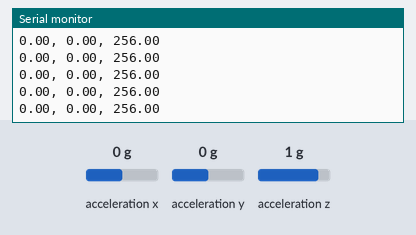
The sketch below on a simulated Arduino Uno, built with avr-gcc and run on an emulated ATmega328P. On the bench: the last lines printed to the serial monitor. The inputs (shaded band) are chosen by the test bench; at power-on: acceleration x 0 g, acceleration y 0 g, acceleration z 1 g.

Above: at 1.2 s.
1.3 s: acceleration x set to -1.4 g
At 2.1 s:
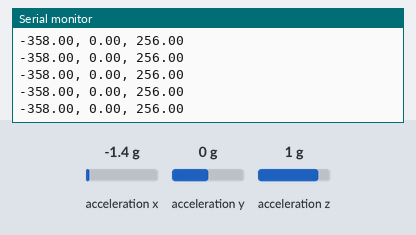
4.3 s: acceleration y set to 0.8 g
At 4.9 s:
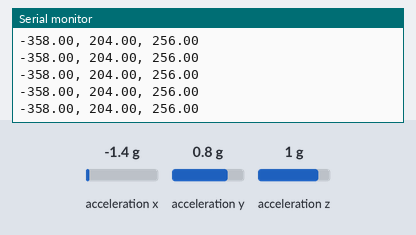
7.3 s: acceleration z set to -1.4 g
At 8.3 s:
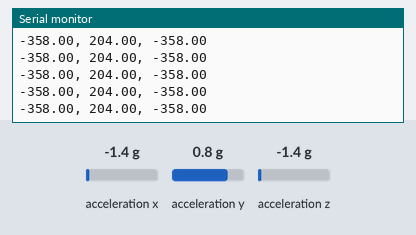

Measured:
- after the input at 1.3 s, the serial monitor: prints a new line after 0.07 s (image 1)
- after the input at 4.3 s, the serial monitor: prints a new line after 0.09 s (image 2)
- after the input at 7.3 s, the serial monitor: prints a new line after 0.08 s (image 3)

The sketch:

ADXL345_RawReading.ino
```cpp
/*
    ADXL345 Triple Axis Accelerometer. Simple Example.
    Read more: http://www.jarzebski.pl/arduino/czujniki-i-sensory/3-osiowy-akcelerometr-adxl345.html
    GIT: https://github.com/jarzebski/Arduino-ADXL345
    Web: http://www.jarzebski.pl
    (c) 2014 by Korneliusz Jarzebski
*/

#include <Wire.h>
#include <ADXL345.h>

ADXL345 accelerometer;
int CSpin=8;// To enable I2C mode

void setup(void)
{
  Serial.begin(9600);
  pinMode(CSpin,OUTPUT);
  digitalWrite(CSpin,HIGH); //I2C enabled
  Serial.println("Initialize ADXL345");
  if (!accelerometer.begin())
  {
    Serial.println("Could not find a valid ADXL345 sensor, check wiring!");
    delay(500);
  }

}

void loop(void)
{
  // Read raw values
  Vector raw = accelerometer.readRaw();

  Serial.print(raw.XAxis);
  Serial.print(", ");
  Serial.print(raw.YAxis);
  Serial.print(", ");
  Serial.println(raw.ZAxis);
//  delay(100);
}
```
